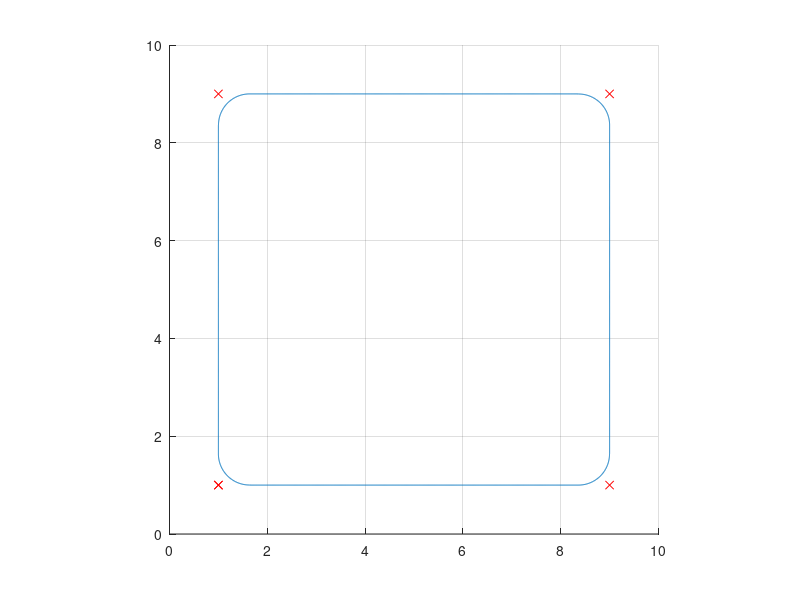

Write the MATLAB code that produced this figure.
% Thesis: RSSI-based localization - Simulation
% Generate robot path based on inputed points
% Lai Quoc Bao - 01/04/2021


velocity = 1; % m/s              
sampTime = 0.01; % s
turnRadi = 2/pi; % m, turning circle radious

turnPoint      = [ 1 1; 9 1; 9 9; 1 9; 1 1 ]; % turning points/boundary coordinates of the AGV
% turnPoint      = [ 1 1; 8 1; 8 5; 13 5; 13 9; 6 9; 6 5; 1 5; 1 1 ]; % zigzag line
initPose       = [turnPoint(1,:), 0];
euDis          = zeros(1,length(turnPoint)-1);

%% Create straight line to location: Turnpoint-turnRadi
% calculate euclid distance from point to point
for ii = 1: length(turnPoint)-1
    euDis(ii) = sqrt(sum( (turnPoint(ii+1,:)-turnPoint(ii,:)).^2 ));
end

straightNum = round((euDis - 2*turnRadi)/(velocity*sampTime)); % initialize the number of straight points

% initialize zeros cell array of straight  points's coordination
straightCoord = cell(4,1);
for ii = 1:length(straightCoord)
    straightCoord{ii} = nan(straightNum(ii),2);
end


for ii = 1:length(straightNum)
    headAngle = atan2d(turnPoint(ii+1,2)-turnPoint(ii,2),turnPoint(ii+1,1)-turnPoint(ii,1));
    
    for jj = 1:straightNum(ii)
        straightCoord{ii}(jj,1) = turnPoint(ii,1)+ cosd(headAngle)*turnRadi + cosd(headAngle)*velocity*sampTime*jj; % update X
        straightCoord{ii}(jj,2) = turnPoint(ii,2)+ sind(headAngle)*turnRadi + sind(headAngle)*velocity*sampTime*jj; % update Y
    end
%     plot(straightCoord{ii}(:,1),straightCoord{ii}(:,2))
end

%% Create turning radious for each turnPoint
% calculate the turning angle
turnAngle = nan(1,length(turnPoint)-1);

for ii = 1 : length(turnPoint)-1
    if ii == length(turnPoint)-1
        turnAngle(ii) = atan2d(turnPoint(2,2)-turnPoint(1,2),turnPoint(2,1)-turnPoint(1,1))...
                    -atan2d(turnPoint(ii+1,2)-turnPoint(ii,2),turnPoint(ii+1,1)-turnPoint(ii,1));
        headAngle     = atan2d(turnPoint(ii+1,2)-turnPoint(ii,2),turnPoint(ii+1,1)-turnPoint(ii,1));
        % Make all the angle positive
        if headAngle < 0
            headAngle = 360 + headAngle;
        end
    else
        % head angle on current segment of path
        headAngle     = atan2d(turnPoint(ii+1,2)-turnPoint(ii,2),turnPoint(ii+1,1)-turnPoint(ii,1));
        % Make all the angle positive
        if headAngle < 0
            headAngle = 360 + headAngle;
        end
        % head angle on the next segment of path
        headAnglenext = atan2d(turnPoint(ii+2,2)-turnPoint(ii+1,2),turnPoint(ii+2,1)-turnPoint(ii+1,1));
        if headAnglenext < 0
            headAnglenext = 360 + headAnglenext;
        end
        turnAngle(ii) = headAnglenext - headAngle;
    end
end

turnArray = cell(1,length(turnAngle));
turnCoord = cell(1,length(turnAngle));
for ii = 1:length(turnArray)
    
    turnRes  = (abs(turnAngle(ii))/180*pi)/(velocity/turnRadi*sampTime); % turning Resolution
    
    for jj = 1:turnRes
        turnArray{ii}(jj)   = turnAngle(ii)/turnRes;
        if jj == 1
            turnCoord{ii}(jj,1) = straightCoord{ii}(end,1) + cosd(90+headAngle+turnArray{ii}(jj))*velocity*sampTime;
            turnCoord{ii}(jj,2) = straightCoord{ii}(end,2) + sind(90+headAngle+turnArray{ii}(jj))*velocity*sampTime;
        else
        turnCoord{ii}(jj,1) = turnCoord{ii}(jj-1,1) + cosd(90+headAngle+turnArray{ii}(jj))*velocity*sampTime;
        turnCoord{ii}(jj,2) = turnCoord{ii}(jj-1,2) + sind(90+headAngle+turnArray{ii}(jj))*velocity*sampTime;
        end
        headAngle = headAngle+turnArray{ii}(jj);
    end
%     plot(turnCoord{ii}(:,1),turnCoord{ii}(:,2));
end

%% Join all segments
% calculate total number of points
turnLength     = zeros(1,length(turnCoord));
straightLength = turnLength;
for ii = 1:length(turnCoord)
    turnLength(ii)     = length(turnCoord{ii});
    straightLength(ii) = length(straightCoord{ii});
end
pathLength = sum(turnLength) + sum(straightLength);
% Start joining the arrays into one
pathCoord = cell(1,4);
for ii = 1:length(turnCoord)
    pathCoord{ii} = cat(1,straightCoord{ii},turnCoord{ii});
end
pathCoord = cat(1,pathCoord{:});
pathCoord(end+1,:)=pathCoord(1,:);

%% Plot junk
figure(1);
clf
hold on;
grid on;
plot(pathCoord(:,1),pathCoord(:,2))
scatter(turnPoint(:,1),turnPoint(:,2),'r','x')
axis square
